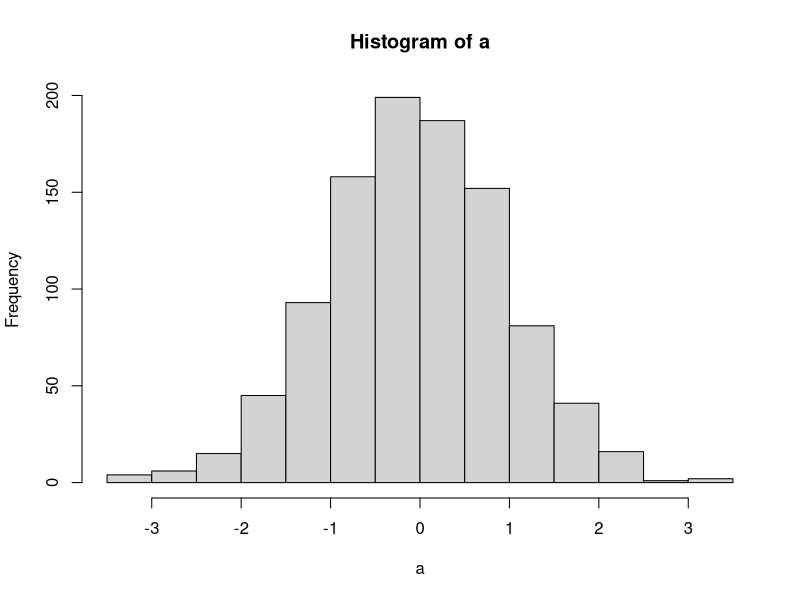

Write the R code that produced this figure.
# set.seed() 사용법
## 난수 생성에 사용

# runif() : 난수를 만드는 기본 함수
# 만드는 난수는 0~1사이의 임의의 수. 7자리수
runif(10)

runif(10)
# 난수가 다르게 생성됨을 알 수 있다.
# 같은 순서의 난수를 생성할 수 는 없을까?
set.seed(1234)
runif(5)
set.seed(123)
runif(5)
# 난수 생성과 함께 실행시켜야 한다.
# 따로 실행시 매번 다른 난수가 형성된다.

# 정규분포를 따르는 형태로 난수를 만들려고 한다면?
# rnorm(10,0,1) : 10개의 정규분포를 따르는 난수를 생성하되
# 평균은 0이고, 표준편차는 1이 되는 것.

rnorm(10,0,1)
a<-rnorm(1000,0,1)
summary(a)
sd(a)
hist(a)
set.seed(123)
rnorm(10,0,1)
set.seed(1234)
rnorm(10,0,1)
# set.seed() 함수 내 값이 달라지면 난수 생성도 달라진다.